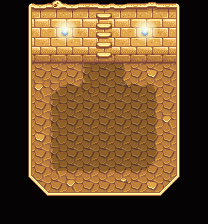

Below is a game level as drawn by its tile map, then a one-line description and the .tmx file that defines it, in full:
An orthogonal 13x14 tile map with 16x16 px tiles, 7 tile layers (Back, Back2, Buildings, Buildings1, ...), 1 hidden layer not drawn, 4 tilesets.

<map version="1.10" tiledversion="1.10.2" orientation="orthogonal" renderorder="right-down" width="13" height="14" tilewidth="16" tileheight="16" infinite="0" nextlayerid="13" nextobjectid="2">
 <properties>
  <property name="Warp" value="6 0 OMEGAlinc.CSExpanded_CentralStationUndergroundShops 26 34" />
 </properties>
 <tileset firstgid="1" name=".mine_dark" tilewidth="16" tileheight="16" tilecount="288" columns="16">
  <image source="mine_dark.png" trans="000000" width="256" height="288" />
 </tileset>
 <tileset firstgid="289" name=".paths" tilewidth="16" tileheight="16" tilecount="64" columns="4">
  <image source=".paths.png" trans="000000" width="64" height="256" />
 </tileset>
 <tileset firstgid="353" name="mine" tilewidth="16" tileheight="16" tilecount="288" columns="16">
  <image source="mine.png" trans="000000" width="256" height="288" />
 </tileset>
 <tileset firstgid="641" name="mine_desert_dark" tilewidth="16" tileheight="16" tilecount="288" columns="16">
  <image source="mine_desert_dark.png" trans="000000" width="256" height="288" />
 </tileset>
 <layer id="12" name="Back" width="13" height="14">
  <data encoding="csv">
0,0,0,0,0,0,0,0,0,0,0,0,0,
0,0,0,0,0,0,0,0,0,0,0,0,0,
0,0,0,0,0,0,0,0,0,0,0,0,0,
0,779,779,779,779,858,859,860,779,779,779,779,0,
0,779,779,779,779,858,859,860,779,794,779,779,0,
0,779,795,842,843,829,859,828,843,844,779,779,0,
0,779,779,858,859,859,859,859,859,860,779,779,0,
0,779,779,858,859,859,859,859,859,860,795,779,0,
0,779,794,858,859,859,859,859,859,860,779,779,0,
0,779,779,858,859,859,859,859,859,860,779,779,0,
0,779,779,874,875,875,875,875,875,876,779,779,0,
0,779,779,779,795,779,779,780,779,794,779,779,0,
0,0,779,779,779,779,779,779,779,779,779,0,0,
0,0,0,0,0,0,0,0,0,0,0,0,0
</data>
 </layer>
 <layer id="2" name="Back2" width="13" height="14">
  <data encoding="csv">
0,0,0,0,0,0,708,0,0,0,0,0,0,
0,0,0,0,0,0,724,0,0,0,0,0,0,
0,0,0,0,0,0,740,0,0,0,0,0,0,
0,0,0,0,0,0,756,0,0,0,0,0,0,
0,0,0,0,0,0,0,0,0,0,0,0,0,
0,0,0,0,0,0,0,0,0,0,0,0,0,
0,0,0,0,0,0,0,0,0,0,0,0,0,
0,0,0,0,0,0,0,0,0,0,0,0,0,
0,0,0,0,0,0,0,0,0,0,0,0,0,
0,0,0,0,0,0,0,0,0,0,0,0,0,
0,0,0,0,0,0,0,0,0,0,0,0,0,
0,0,0,0,0,0,0,0,0,0,0,0,0,
0,0,0,0,0,0,0,0,0,0,0,0,0,
0,0,0,0,0,0,0,0,0,0,0,0,0
</data>
 </layer>
 <layer id="1" name="Buildings" width="13" height="14">
  <data encoding="csv">
685,709,715,714,715,716,0,715,716,717,716,2147484357,702,
666,725,731,706,707,732,0,731,706,707,731,2147484373,704,
27,741,747,722,723,748,0,747,722,723,747,2147484389,27,
27,757,763,764,763,764,0,763,764,763,764,2147484405,27,
27,725,0,0,0,0,0,0,0,0,0,2147484373,27,
27,741,0,0,0,0,0,0,0,0,0,2147484389,27,
27,757,0,0,0,0,0,0,0,0,0,2147484405,27,
27,725,0,0,0,0,0,0,0,0,0,2147484373,27,
27,741,0,0,0,0,0,0,0,0,0,2147484389,27,
27,757,0,0,0,0,0,0,0,0,0,2147484405,27,
27,757,0,0,0,0,0,0,0,0,0,2147484405,27,
27,837,0,0,0,0,0,0,0,0,0,2147484485,27,
27,27,27,0,0,0,0,0,0,0,10,27,27,
27,27,27,27,27,27,27,27,27,27,698,699,27
</data>
 </layer>
 <layer id="3" name="Buildings1" width="13" height="14">
  <data encoding="csv">
0,0,0,0,0,0,0,0,0,0,0,0,0,
0,0,0,0,0,0,0,0,0,0,0,0,0,
0,0,0,0,0,0,0,0,0,0,0,0,0,
0,0,0,0,0,0,0,0,0,0,0,0,0,
0,0,0,0,0,0,0,0,0,0,0,0,0,
0,0,0,0,0,0,0,0,0,0,0,0,0,
0,0,0,0,0,0,0,0,0,0,0,0,0,
0,0,0,0,0,0,0,0,0,0,0,0,0,
0,0,0,0,0,0,0,0,0,0,0,0,0,
0,0,0,0,0,0,0,0,0,0,0,0,0,
0,0,0,0,0,0,0,0,0,0,0,0,0,
0,0,0,0,0,0,0,0,0,0,0,0,0,
0,0,0,0,0,0,0,0,0,0,0,0,0,
0,0,0,0,0,0,0,0,0,0,0,0,0
</data>
 </layer>
 <layer id="4" name="Paths" width="13" height="14" visible="0">
  <data encoding="csv">
0,0,0,0,0,0,0,0,0,0,0,0,0,
0,0,0,297,297,0,0,0,297,297,0,0,0,
0,0,0,297,297,0,0,0,297,297,0,0,0,
0,0,0,0,0,0,0,0,0,0,0,0,0,
0,0,0,0,0,0,0,0,0,0,0,0,0,
0,0,297,0,0,0,0,0,0,0,297,0,0,
0,0,0,0,297,0,297,0,297,0,0,0,0,
0,0,297,0,0,0,0,0,0,0,297,0,0,
0,0,0,0,297,0,297,0,297,0,0,0,0,
0,0,297,0,0,0,0,0,0,0,297,0,0,
0,0,0,0,0,0,0,0,0,0,0,0,0,
0,0,297,0,297,0,297,0,297,0,297,0,0,
0,0,0,0,0,0,0,0,0,0,0,0,0,
0,0,0,0,0,0,0,0,0,0,0,0,0
</data>
 </layer>
 <layer id="5" name="Front" width="13" height="14">
  <data encoding="csv">
0,0,0,0,0,0,0,0,0,0,0,0,0,
0,0,0,0,0,0,0,0,0,0,0,0,0,
0,0,0,0,0,0,0,0,0,0,0,0,0,
0,0,819,849,0,0,0,0,0,0,0,0,0,
0,0,0,0,0,0,0,0,0,0,0,0,0,
0,0,0,0,0,0,0,0,0,0,0,0,0,
0,0,0,0,0,0,0,0,0,0,0,0,0,
0,0,0,0,0,0,0,0,0,0,0,0,0,
0,0,0,0,0,0,0,0,0,0,0,0,0,
0,0,0,0,0,0,0,0,0,0,0,0,0,
0,0,0,0,0,0,0,0,0,0,0,0,0,
0,837,838,0,0,0,0,0,0,0,2147484486,2147484485,0,
0,0,854,2147484503,2147484504,2147484503,2147484504,2147484503,856,855,2147484502,0,0,
0,0,0,0,0,0,0,0,0,0,0,0,0
</data>
 </layer>
 <layer id="6" name="Front2" width="13" height="14">
  <data encoding="csv">
0,0,0,0,0,0,0,0,0,0,0,0,0,
0,0,0,0,0,0,0,0,0,0,0,0,0,
0,0,0,0,0,0,0,0,0,0,0,0,0,
0,0,0,0,0,0,0,0,0,0,0,0,0,
0,0,0,0,0,0,0,0,0,0,0,0,0,
0,0,0,0,0,0,0,0,0,0,0,0,0,
0,0,0,0,0,0,0,0,0,0,0,0,0,
0,0,0,0,0,0,0,0,0,0,0,0,0,
0,0,0,0,0,0,0,0,0,0,0,0,0,
0,0,0,0,0,0,0,0,0,0,0,0,0,
0,0,0,0,0,0,0,0,0,0,0,0,0,
0,0,0,0,0,0,0,0,0,0,0,0,0,
0,0,0,0,0,0,0,0,0,0,0,0,0,
0,0,0,0,0,0,0,0,0,0,0,0,0
</data>
 </layer>
 <layer id="7" name="AlwaysFront" width="13" height="14">
  <data encoding="csv">
0,0,0,0,0,0,0,0,0,0,0,0,0,
0,0,0,0,0,0,0,0,0,0,0,0,0,
0,0,0,0,0,0,0,0,0,0,0,0,0,
0,0,0,0,0,0,0,0,0,0,0,0,0,
0,0,0,0,0,0,0,0,0,0,0,0,0,
0,0,0,0,0,0,0,0,0,0,0,0,0,
0,0,0,0,0,0,0,0,0,0,0,0,0,
0,0,0,0,0,0,0,0,0,0,0,0,0,
0,0,0,0,0,0,0,0,0,0,0,0,0,
0,0,0,0,0,0,0,0,0,0,0,0,0,
0,0,0,0,0,0,0,0,0,0,0,0,0,
0,0,0,0,0,0,0,0,0,0,0,0,0,
666,667,0,0,0,0,0,0,0,0,0,0,685,
0,702,0,0,0,0,0,0,0,0,0,0,0
</data>
 </layer>
 <objectgroup id="8" name="Back" />
 <objectgroup id="10" name="Buildings" />
 <objectgroup id="11" name="Front" />
</map>
